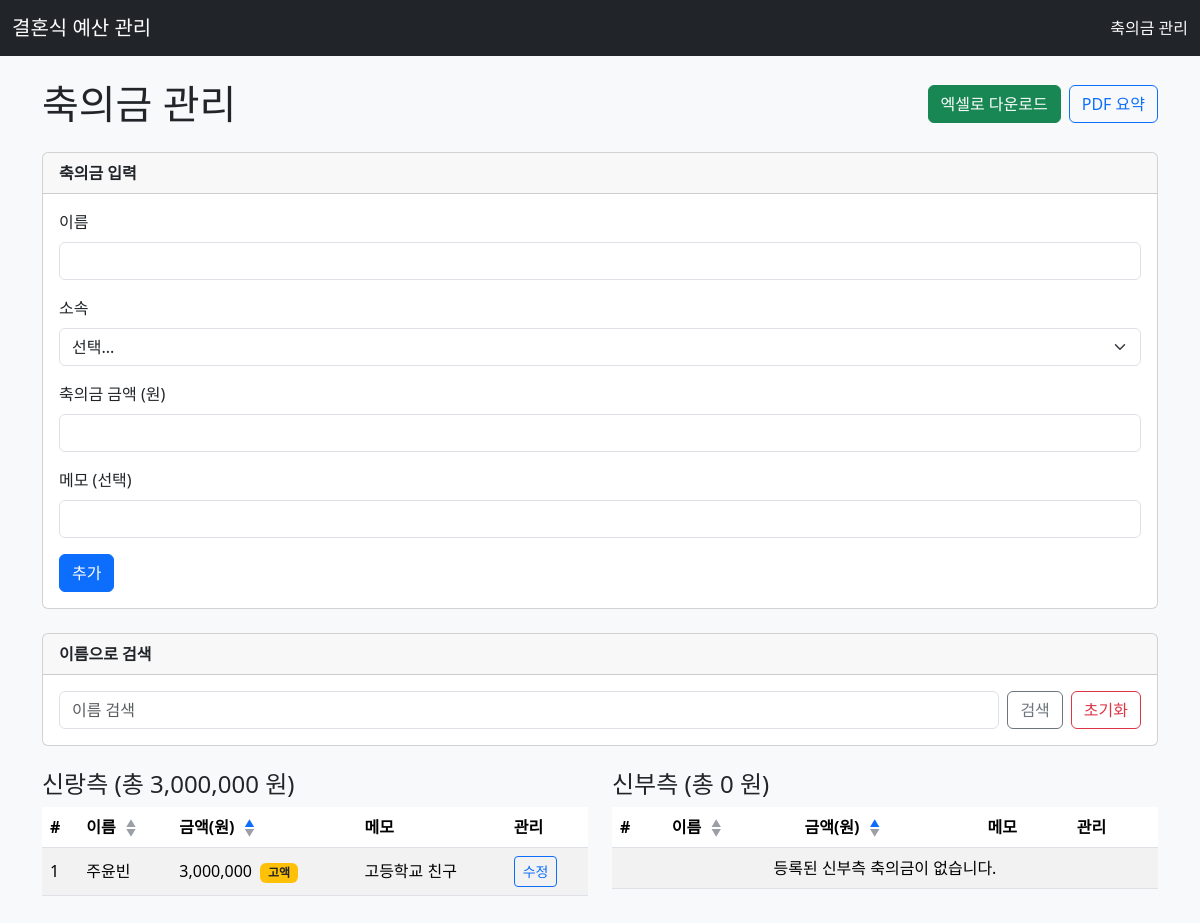
The app's page /guests/?search_name=&sort_by=amount&order=asc with its own data.
### models.py (models this page shows)
class Guest(db.Model):
    id = db.Column(db.Integer, primary_key=True)
    name = db.Column(db.String(50), nullable=False)
    side = db.Column(db.String(10), nullable=False)
    amount = db.Column(db.Integer, nullable=False)
    note = db.Column(db.String(200))

### guests_routes.py (the view, shortened to what this page needs)
@guests_bp.route('/', methods=['GET', 'POST'])
def list_guests():
    search_name = request.args.get('search_name', '').strip()
    sort_by, order, order_clause = _sorting_from_request(request.args)
    search_filter = _search_filter(search_name)
    groom_guests = _fetch_guests('groom', order_clause, search_filter)
    bride_guests = _fetch_guests('bride', order_clause, search_filter)
    groom_total, bride_total = _totals(search_filter)
    search_results = (
        Guest.query.filter(search_filter).order_by(order_clause, Guest.id).all()
        if search_filter is not None else []
    )
    return render_template(
        'guests.html',
        groom_guests=groom_guests,
        bride_guests=bride_guests,
        groom_total=groom_total,
        bride_total=bride_total,
        search_name=search_name,
        sort_by=sort_by,
        order=order,
        search_results=search_results,
        highlight_threshold=HIGHLIGHT_THRESHOLD
    )

### guests_routes.py (called while the page is built)
def _sorting_from_request(args) -> Tuple[str, str, object]:
    sort_by = args.get('sort_by', 'id')
    order = args.get('order', 'desc')
    sort_map = {'name': Guest.name, 'amount': Guest.amount, 'id': Guest.id}
    sort_column = sort_map.get(sort_by, Guest.id)
    order_fn = desc if order == 'desc' else asc
    return sort_by, order, order_fn(sort_column)

def _search_filter(name: str) -> Optional[object]:
    return Guest.name.contains(name) if name else None

def _fetch_guests(side: str, order_clause, search_filter=None):
    query = Guest.query.filter(Guest.side == side)
    if search_filter is not None:
        query = query.filter(search_filter)
    return query.order_by(order_clause, Guest.id).all()

def _totals(search_filter=None) -> Tuple[int, int]:
    totals_query = db.session.query(
        func.coalesce(func.sum(case((Guest.side == 'groom', Guest.amount), else_=0)), 0).label('groom_total'),
        func.coalesce(func.sum(case((Guest.side == 'bride', Guest.amount), else_=0)), 0).label('bride_total')
    )
    if search_filter is not None:
        totals_query = totals_query.filter(search_filter)
    totals = totals_query.first()
    return (totals.groom_total or 0, totals.bride_total or 0)

### templates/guests.html (shortened to what this page needs)
{% extends 'base.html' %}
{% block content %}
<div class="d-flex justify-content-between align-items-center mb-4">
    <h1 class="mb-0">축의금 관리</h1>
    <div class="d-flex gap-2">
        <a href="{{ url_for('guests.export_excel') }}" class="btn btn-success">엑셀로 다운로드</a>
        <a href="{{ url_for('guests.export_pdf') }}" class="btn btn-outline-primary">PDF 요약</a>
    </div>
</div>
<div class="card mb-4">
    <div class="card-header">축의금 입력</div>
    <div class="card-body">
        <form method="post">
            <div class="mb-3">
                <label class="form-label">이름</label>
                <input type="text" name="name" class="form-control" required>
            </div>
            <div class="mb-3">
                <label class="form-label">소속</label>
                <select name="side" class="form-select" required>
                    <option value="">선택...</option>
                </select>
            </div>
            <div class="mb-3">
                <label class="form-label">축의금 금액 (원)</label>
                <input type="number" name="amount" class="form-control" min="0" required>
            </div>
            <div class="mb-3">
                <label class="form-label">메모 (선택)</label>
                <input type="text" name="note" class="form-control">
            </div>
            <button type="submit" class="btn btn-primary">추가</button>
        </form>
    </div>
</div>
<div class="card mb-4">
    <div class="card-header">이름으로 검색</div>
    <div class="card-body">
        <form method="get" class="row g-2 align-items-center">
            <div class="col">
                <input type="text" name="search_name" class="form-control"
                       placeholder="이름 검색" value="{{ search_name }}">
            </div>
            <div class="col-auto">
                <button class="btn btn-outline-secondary" type="submit">검색</button>
            </div>
            <div class="col-auto">
                <a href="{{ url_for('guests.list_guests') }}" class="btn btn-outline-danger">초기화</a>
            </div>
        </form>
    </div>
</div>
<div class="row">
    <div class="col-md-6 mb-4">
        <h4>신랑측 (총 {{ "{:,}".format(groom_total) }} 원)</h4>
        <table class="table table-striped align-middle">
            <thead>
                <tr>
                    <th>#</th>
                    <th>
                        이름
                        <span class="sort-toggle">
                            <a href="{{ url_for('guests.list_guests', search_name=search_name, sort_by='name', order='asc') }}"
                               class="{% if sort_by == 'name' and order == 'asc' %}active{% endif %}">&#9650;</a>
                            <a href="{{ url_for('guests.list_guests', search_name=search_name, sort_by='name', order='desc') }}"
                               class="{% if sort_by == 'name' and order == 'desc' %}active{% endif %}">&#9660;</a>
                        </span>
                    </th>
                    <th>
                        금액(원)
                        <span class="sort-toggle">
                            <a href="{{ url_for('guests.list_guests', search_name=search_name, sort_by='amount', order='asc') }}"
                               class="{% if sort_by == 'amount' and order == 'asc' %}active{% endif %}">&#9650;</a>
                            <a href="{{ url_for('guests.list_guests', search_name=search_name, sort_by='amount', order='desc') }}"
                               class="{% if sort_by == 'amount' and order == 'desc' %}active{% endif %}">&#9660;</a>
                        </span>
                    </th>
                    <th>메모</th>
                    <th>관리</th>
                </tr>
            </thead>
            <tbody>
                {% for guest in groom_guests %}
                    <tr>
                        <td>{{ loop.index }}</td>
                        <td>{{ guest.name }}</td>
                        <td>
                            {{ "{:,}".format(guest.amount) }}
                            {% if guest.amount >= highlight_threshold %}
                                <span class="badge bg-warning text-dark ms-1">고액</span>
                            {% endif %}
                        </td>
                        <td>{{ guest.note }}</td>
                        <td>
                            <button type="button"
                                    class="btn btn-sm btn-outline-primary"
                                    data-edit
                                    data-id="{{ guest.id }}"
                                    data-name="{{ guest.name|e }}"
                                    data-side="{{ guest.side }}"
                                    data-amount="{{ guest.amount }}"
                                    data-note="{{ guest.note|default('', true)|e }}"
                                    data-edit-url="{{ url_for('guests.edit_guest', guest_id=guest.id) }}"
                                    data-delete-url="{{ url_for('guests.delete_guest', guest_id=guest.id) }}">
                                수정
                            </button>
                        </td>
                    </tr>
                {% else %}
                    <tr>
                        <td colspan="5" class="text-center">등록된 신랑측 축의금이 없습니다.</td>
                    </tr>
                {% endfor %}
            </tbody>
        </table>
    </div>
    <div class="col-md-6 mb-4">
        <h4>신부측 (총 {{ "{:,}".format(bride_total) }} 원)</h4>
        <table class="table table-striped align-middle">
            <thead>
                <tr>
                    <th>#</th>
                    <th>
                        이름
                        <span class="sort-toggle">
                            <a href="{{ url_for('guests.list_guests', search_name=search_name, sort_by='name', order='asc') }}"
                               class="{% if sort_by == 'name' and order == 'asc' %}active{% endif %}">&#9650;</a>
                            <a href="{{ url_for('guests.list_guests', search_name=search_name, sort_by='name', order='desc') }}"
                               class="{% if sort_by == 'name' and order == 'desc' %}active{% endif %}">&#9660;</a>
                        </span>
                    </th>
                    <th>
                        금액(원)
                        <span class="sort-toggle">
                            <a href="{{ url_for('guests.list_guests', search_name=search_name, sort_by='amount', order='asc') }}"
                               class="{% if sort_by == 'amount' and order == 'asc' %}active{% endif %}">&#9650;</a>
                            <a href="{{ url_for('guests.list_guests', search_name=search_name, sort_by='amount', order='desc') }}"
                               class="{% if sort_by == 'amount' and order == 'desc' %}active{% endif %}">&#9660;</a>
                        </span>
                    </th>
                    <th>메모</th>
                    <th>관리</th>
                </tr>
            </thead>
            <tbody>
                {% for guest in bride_guests %}
                    <tr>
                        <td>{{ loop.index }}</td>
                        <td>{{ guest.name }}</td>
                        <td>{{ "{:,}".format(guest.amount) }}</td>
                        <td>{{ guest.note }}</td>
                        <td>
                            <button type="button"
                                    class="btn btn-sm btn-outline-primary"
                                    data-edit
                                    data-id="{{ guest.id }}"
                                    data-name="{{ guest.name|e }}"
                                    data-side="{{ guest.side }}"
                                    data-amount="{{ guest.amount }}"
                                    data-note="{{ guest.note|default('', true)|e }}"
                                    data-edit-url="{{ url_for('guests.edit_guest', guest_id=guest.id) }}"
                                    data-delete-url="{{ url_for('guests.delete_guest', guest_id=guest.id) }}">
                                수정
                            </button>
                        </td>
                    </tr>
                {% else %}
                    <tr>
                        <td colspan="5" class="text-center">등록된 신부측 축의금이 없습니다.</td>
                    </tr>
                {% endfor %}
            </tbody>
        </table>
    </div>
</div>
{% endblock %}

### static/style.css (style rules this page uses)
body { background-color: #f8f9fa; }
.card-header { font-weight: bold; }

### templates/guests.html (style rules this page uses)
.sort-toggle { display: inline-flex; flex-direction: column; line-height: 1; margin-left: 4px; vertical-align: middle; }
.sort-toggle a { display: flex; align-items: center; justify-content: center; width: 14px; height: 10px; font-size: 10px; color: #9aa0a6; text-decoration: none; }
.sort-toggle a.active { font-weight: 700; color: #0d6efd; }

### records on screen
Guest: name "주윤빈", amount "3,000,000", shows "고액", note "고등학교 친구"

### other values on screen
{{ "{:,}".format(groom_total) }} "3,000,000"
{{ "{:,}".format(bride_total) }} "0"
